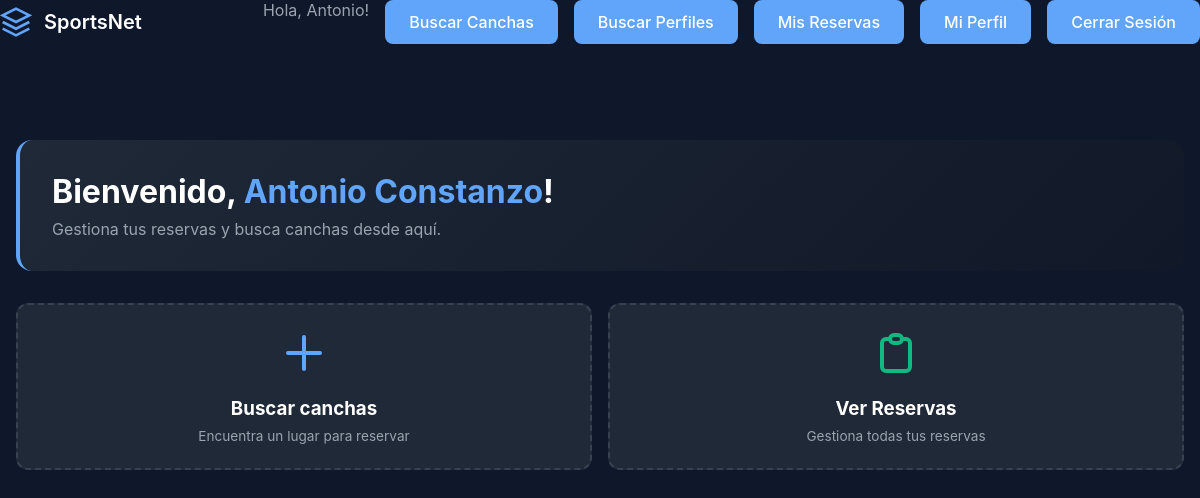
/SportsNet_cliente/ (signed in), run on the app's committed database.
### cuentas/models.py (models this page shows, shortened)
class Usuario (AbstractUser):
    telefono = models.CharField(max_length=20, blank=True, null=True)
    fecha_nacimiento = models.DateField(null=True, blank=True)

class Cliente (models.Model):
    usuario = models.OneToOneField(Usuario, on_delete=models.CASCADE, related_name="perfil_cliente", unique=True)

### cuentas/views.py (the view)
# urls.py: path("SportsNet_cliente/",views.bienvenida_cliente,name="SportsNet_cliente"),
def bienvenida_cliente(request):
    try:
        cliente = request.user.perfil_cliente
    except:
        return redirect ("cuentas:home")
    context = {
        "cliente" : cliente,
    }
    return render(request,"bienvenida_cliente.html", context)

### cuentas/templates/bienvenida_cliente.html (shortened to what this page needs)
{% extends 'base.html' %}
{% load static %}
{% block extra_css %}
<link rel="stylesheet" href="{% static 'bienvenida.css' %}">
{% endblock %}
{% block content %}
<div class="container">
    <section class="welcome-card">
        <h1>
            Bienvenido, <span class="welcome-name">{{ cliente.usuario.get_full_name|default:cliente.usuario.username }}</span>!
        </h1>
        <p>Gestiona tus reservas y busca canchas desde aquí.</p>
    </section>
    <section class="actions-section">
        <div class="actions-grid">
            <a href="{% url 'cuentas:home' %}" class="action-card">
                <div class="action-card-content">
                    <svg class="action-card-icon blue" fill="none" stroke="currentColor" viewBox="0 0 24 24">
                        <path stroke-linecap="round" stroke-linejoin="round" stroke-width="2" d="M12 4v16m8-8H4"/>
                    </svg>
                    <h3>Buscar canchas</h3>
                    <p>Encuentra un lugar para reservar</p>
                </div>
            </a>
            <a href="{% url 'cuentas:home' %}" class="action-card">
                <div class="action-card-content">
                    <svg class="action-card-icon green" fill="none" stroke="currentColor" viewBox="0 0 24 24">
                        <path stroke-linecap="round" stroke-linejoin="round" stroke-width="2" d="M9 5H7a2 2 0 00-2 2v12a2 2 0 002 2h10a2 2 0 002-2V7a2 2 0 00-2-2h-2M9 5a2 2 0 002 2h2a2 2 0 002-2M9 5a2 2 0 012-2h2a2 2 0 012 2"/>
                    </svg>
                    <h3>Ver Reservas</h3>
                    <p>Gestiona todas tus reservas</p>
                </div>
            </a>
        </div>
    </section>
</div>
{% endblock %}

### cuentas/templates/base.html (shortened to what this page needs)
{% load static %}
<!DOCTYPE html>
<html lang="es">
<head>
    {% load static %}
<link rel="stylesheet" href="{% static 'style.css' %}">
    {% block extra_css %}
    {% endblock %}
</head>
<body>
    <header class="header">
        <div class="logo">
            <a href="{% url 'cuentas:home' %}" style="display: flex; align-items: center; gap: 0.75rem; text-decoration: none;">
                <svg class="logo-icon" viewBox="0 0 24 24" fill="none" stroke="currentColor" stroke-width="2">
                    <path d="M12 2L2 7l10 5 10-5-10-5zM2 17l10 5 10-5M2 12l10 5 10-5"/>
                </svg>
                <span class="logo-text">SportsNet</span>
            </a>
        </div>
        <nav class="nav">
            {% if user.is_authenticated %}
                <span style="color: #9ca3af;">Hola, {{ user.get_username }}!  </span>
        {% endif %}
            <a href="{% url 'establecimientos:buscar' %}" class="nav-button">Buscar Canchas</a>
            {% if user.is_authenticated %}
                {% if user.perfil_dueno %}
                    <a href="{% url 'cuentas:SportsNet_dueno' %}" class="nav-button">Mis Establecimientos</a>
                    <a href="{% url 'cuentas:buscar_perfiles' %}" class="nav-button">Buscar Perfiles</a>
                {% elif user.perfil_cliente %}
                    <a href="{% url 'cuentas:buscar_perfiles' %}" class="nav-button">Buscar Perfiles</a>
                    <a href="{% url 'cuentas:SportsNet_cliente' %}" class="nav-button">Mis Reservas</a>
                {% endif %}
                <a href="{% url 'cuentas:perfil_usuario' %}" class="nav-button">Mi Perfil</a>
                <a href="{% url 'cuentas:cerrar_sesion' %}" class="nav-button">Cerrar Sesión</a>
            {% else %}
                <a href="{% url 'cuentas:login_cuenta' %}" class="nav-button">Iniciar Sesión</a>
                <a href="{% url 'cuentas:registro' %}" class="nav-button">Registrarse</a>
            {% endif %}
        </nav>
    </header>
    {% block content %}
    {% endblock %}
</body>
</html>

### cuentas/static/style.css (style rules this page uses)
* { margin: 0; padding: 0; box-sizing: border-box; }
body { font-family: -apple-system, BlinkMacSystemFont, 'Segoe UI', Roboto, 'Helvetica Neue', Arial, sans-serif; background-color: #000000; color: #ffffff; min-height: 100vh; }
.container { max-width: 1400px; margin: 0 auto; padding: 2rem; }
.header { display: flex; justify-content: space-between; align-items: center; margin-bottom: 4rem; }
.logo { display: flex; align-items: center; gap: 0.75rem; }
.logo-icon { width: 2rem; height: 2rem; color: #60a5fa; }
.logo-text { font-size: 1.25rem; font-weight: 600; color: #ffffff; }
.nav { display: flex; gap: 1rem; }
.nav-button { padding: 0.625rem 1.5rem; background-color: #3b82f6; color: #ffffff; border: none; border-radius: 0.5rem; font-size: 0.875rem; font-weight: 500; cursor: pointer; transition: background-color 0.3s ease; }

### cuentas/static/bienvenida.css (style rules this page uses)
* { margin: 0; padding: 0; box-sizing: border-box; }
html, body { background: #0f172a; color: #fff; font-family: -apple-system, BlinkMacSystemFont, 'Segoe UI', Roboto, 'Helvetica Neue', Arial, sans-serif; }
.container { max-width: 1200px; margin: 0 auto; padding: 2rem 1rem; }
.welcome-card { background: linear-gradient(135deg, #1f2937 0%, #111827 100%); padding: 2rem; border-radius: 1rem; margin-bottom: 2rem; border-left: 4px solid #60a5fa; }
.welcome-card h1 { color: #fff; font-size: 2rem; margin-bottom: 0.5rem; }
.welcome-card .welcome-name { color: #60a5fa; }
.welcome-card p { color: #9ca3af; }
.nav-button { background: #60a5fa; color: #fff; border: none; padding: 0.75rem 1.5rem; border-radius: 0.5rem; font-size: 1rem; cursor: pointer; text-decoration: none; display: inline-block; transition: all 0.2s; font-weight: 500; }
.actions-section { margin-bottom: 3rem; }
.actions-grid { display: grid; grid-template-columns: repeat(auto-fit, minmax(280px, 1fr)); gap: 1rem; }
.action-card { background: #1f2937; padding: 1.5rem; border-radius: 0.75rem; border: 2px dashed #374151; text-decoration: none; transition: all 0.3s; display: block; }
.action-card-content { text-align: center; }
.action-card-icon { width: 3rem; height: 3rem; margin: 0 auto 1rem; }
.action-card-icon.blue { color: #60a5fa; }
.action-card-icon.green { color: #10b981; }
.action-card h3 { color: #fff; margin-bottom: 0.5rem; }
.action-card p { color: #9ca3af; font-size: 0.85rem; }

### data on the page
Usuario: get_username "Antonio"
Cliente: usuario.get_full_name "Antonio Constanzo"
